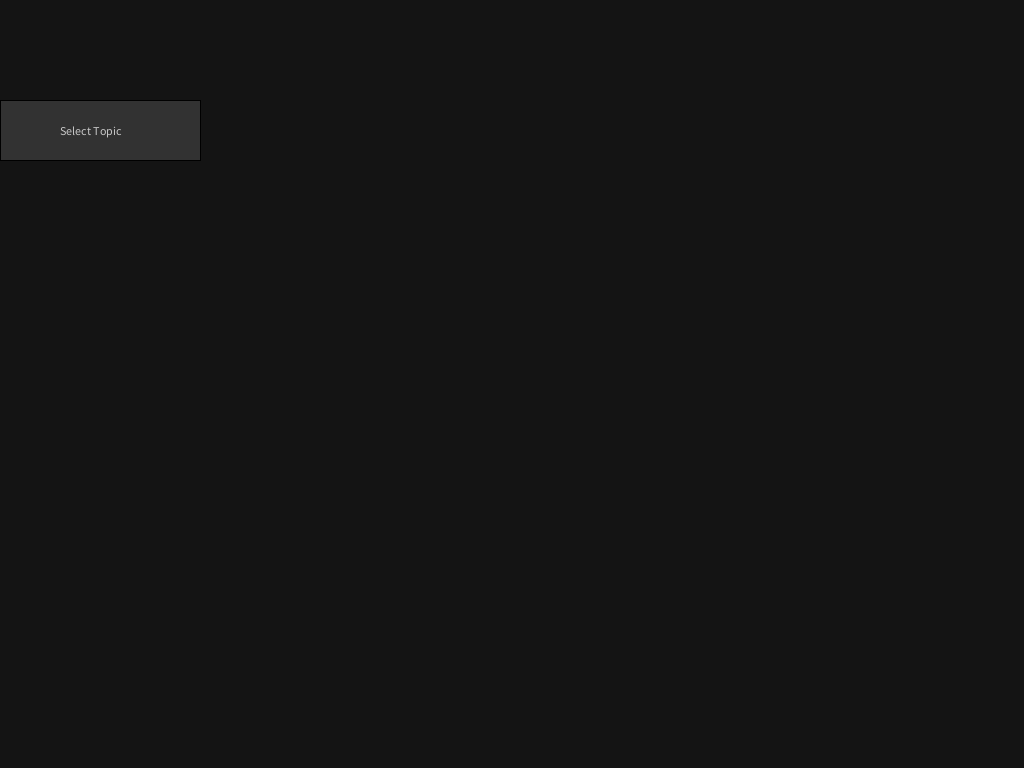
Frame 1 (no input)
Frame 60 (the mouse pressed at the canvas centre just before this capture): identical to frame 1, image omitted
Frame 120 (the mouse held since frame 60 and released just before this capture): identical to frame 1, image omitted

The Processing sketch that drew this single still picture (run headless with seeded random() and noise(); from frame 60 on, the mouse is pressed at the canvas centre):

// Processing sketch: menuWithButtons
// ── menuWithButtons.pde
//PANEL

  boolean menuBoxShow;


void setup(){
size(1024, 768);
menuBoxShow = false;

}

void draw(){
  background(20);
  menuCategories(0, 100);
}


void menuCategories(int _x, int _y){
  int menuX = _x;
  int menuY = _y;
  int menuW = 200;
  int menuH = 500;
  int menuTopButtonW = menuW;
  int menuTopButtonH = 60;
  boolean menuTopButtonOver;
//  boolean menuBoxShow;
  color menuTopButtonNormalCol = color(50);
  color menuTopButtonOverCol = color(100);
  color menuTopButtonCurrentCol = menuTopButtonNormalCol;

  //check inside button top, change colors - - - - - - - - - - - - - - - - 
  if(mouseX>menuX && mouseX<menuTopButtonW && mouseY>menuY&&mouseY<menuY+menuTopButtonH){
    menuTopButtonCurrentCol = menuTopButtonOverCol;
    menuTopButtonOver = true;
    //SHOW WHEN MOUSE PRESSED
    if( (mousePressed==true) && (menuBoxShow ==false) ){
    }else {
      menuBoxShow = true;
    }  
  }//CLOSE IF CHECK MOUSE OVER
  //CHECK IF IS BEYOND W AND CLOSE
  else if(mouseX>menuTopButtonW){       
    menuBoxShow = false; 
  }
  //DEFAULT VALUES  
  else{
    menuTopButtonCurrentCol = menuTopButtonNormalCol;
    menuTopButtonOver = false;//    menuBoxShow = false;
   }

  //BUTTON TOP
  fill(menuTopButtonCurrentCol);
  rect(menuX, menuY, menuTopButtonW, menuTopButtonH);
  fill(200);
  text("Select Topic", menuX+60, menuY+35);

  //display element  - - - - - - - - - - - - - - - - 
  if(menuBoxShow){
    fill(200);  
    rect(menuX, menuY+menuTopButtonH, menuW, menuH);

    //BUTONS
    for(int i=0; i<24;i++){
      menuButtons(0, 160+25*i, "button"+i);
    }//end for loop buttons

  }//END IF menuBoxShow


}//menuCategories end





void menuButtons(int _x, int _y, String _t){
  int menuButtonsX = _x;
  int menuButtonsY = _y;
  int menuButtonsW = 190;
  int menuButtonsH = 25;
  boolean menuButtonsOver;
  String textButtons = _t;
  color menuButtonsNormalCol = color(120);
  color menuButtonsOverCol = color(140);
  color menuButtonsClickCol = color(160);
  color menuButtonsCurrentCol = menuButtonsNormalCol;

  //check inside button top, change colors - - - - - - - - - - - - - - - - 
  if(mouseX>menuButtonsX && mouseX<menuButtonsW && mouseY>menuButtonsY&&mouseY<menuButtonsY+menuButtonsH){
    menuButtonsCurrentCol = menuButtonsOverCol;
    menuButtonsOver = true;
//    menuBoxShow = true;

    //SHOW WHEN MOUSE PRESSED
    if( (mousePressed==true) ){
      menuButtonsCurrentCol = menuButtonsClickCol;
    }else {
//      menuBoxShow = true;
    }
  }  
  else{
    menuButtonsCurrentCol = menuButtonsNormalCol;
    menuButtonsOver = false;//    menuBoxShow = false;
   }
//check inside button top, change colors - - - - - - - - - - - - - - - - 

  //BUTTONS
  fill(menuButtonsCurrentCol);
  rect(menuButtonsX, menuButtonsY, menuButtonsW, menuButtonsH);
  fill(255);
  text(textButtons, menuButtonsX+20, menuButtonsY+20);

}//menuCategories end
